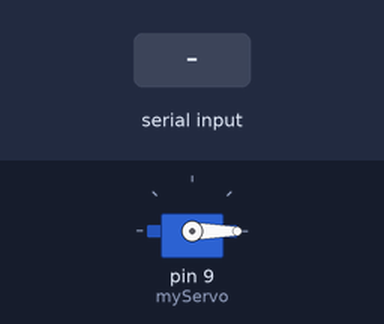
Bench run of a sketch on a simulated Arduino Uno, built with avr-gcc and run on an emulated ATmega328P. Shown: servo. The test bench sets the inputs (shaded band).

Above: at 1.2 s.
1.3 s: "1" received over Serial
At 2.1 s:
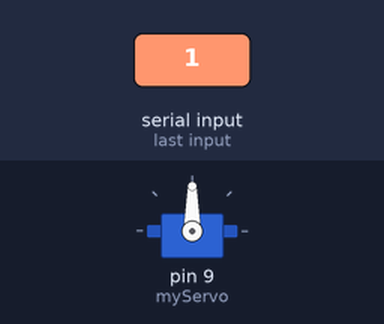
Timing chart, 0 to 4.3 s (numbered marks = the images above; inputs shaded):
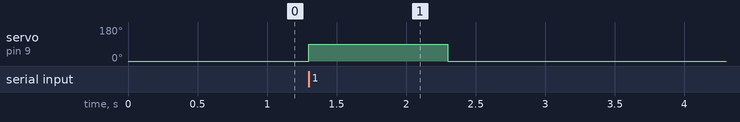

Measured:
- after the input at 1.3 s, servo on pin 9 (myServo): 0° → 90° at once, → 0° 1.0 s later

The sketch:

ardino_setup.ino
```cpp
#include <Servo.h>  // Include Servo library

Servo myServo;      // Create servo object

void setup() {
  myServo.attach(9);       // Attach servo to pin 9
  Serial.begin(115200);    // Start serial communication
  myServo.write(0);        // Set servo to initial position
}

void loop() {
  if (Serial.available() > 0) {     // Check for incoming data
    char command = Serial.read();   // Read one character from serial

    if (command == '1') {
      myServo.write(90);            // Rotate to 90°
      delay(1000);                  // Wait for 5 seconds
      myServo.write(0);             // Return to initial position
    }
  }
}
```
